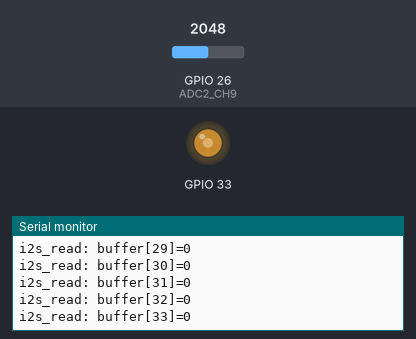
Recording of a sketch running on a simulated ESP32. Shown: output pins drawn as LEDs (lit = HIGH), the last lines printed to the serial monitor. The inputs (shaded band) are chosen by the test bench; at power-on: GPIO 26 (ADC2_CH9) = 2048. I2S audio is not simulated (input reads silence).

Above: at 1.3 s.
1.4 s: GPIO 26 (ADC2_CH9) set to 1038
At 2.0 s:
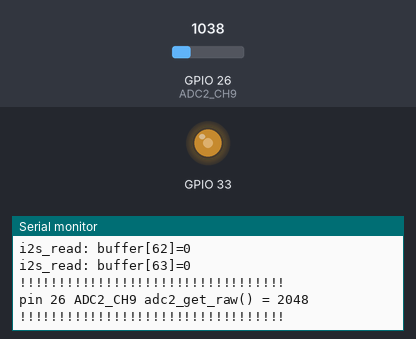
5.7 s: GPIO 26 (ADC2_CH9) set to 969
At 6.7 s:
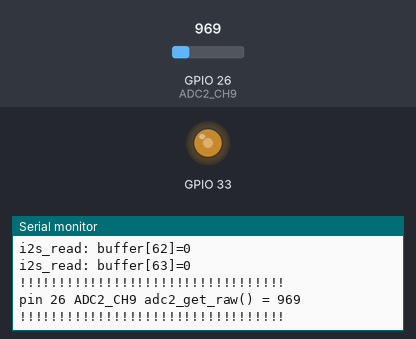
Timing chart, 0 to 8.7 s (numbered marks = the images above; inputs shaded):
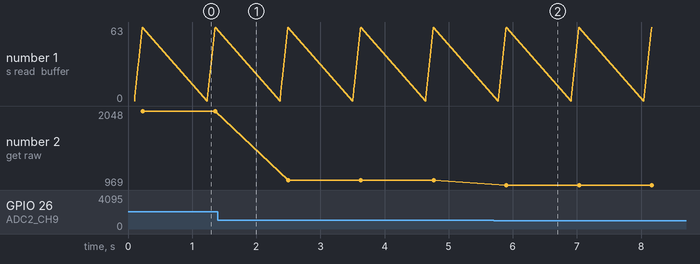

Measured:
- after the input at 5.7 s, the serial monitor: prints a new line after 0.20 s (image 2)
- plotted number 2: 2048 → 1038 after the input at 1.4 s, 1038 → 969 after the input at 5.7 s

The sketch:

issue_4782.ino
```cpp
/*
Hello.
I have the same problem.
I am looking for a solution to this problem.

Pin usage:
32: i2s_adc(input)
33: pwm_10kHz(output)
26: analog(input)

Pin Connection
Variable resistor on 26
Connect 32 and 33

Environments:
Arduino 1.8.15
Espressif Systems version 2.0.2 (latest version shown in Board Manager)
Board used: ESP32-DevKitC-32E (4MB)

If you comment out "int unsigned value = analogRead(26);" in "dmaRead()", the pulse is output normally.
Otherwise, the output will only be 4096. (code below)
*/

#include <driver/i2s.h>

#define I2S_SAMPLE_RATE 20000

  #define ADC_INPUT ADC1_CHANNEL_4 //pin 32

void i2sInit(){
  i2s_config_t i2s_config = {
  .mode = (i2s_mode_t)(I2S_MODE_MASTER | I2S_MODE_RX | I2S_MODE_ADC_BUILT_IN),
  //.mode = (i2s_mode_t)(I2S_MODE_MASTER | I2S_MODE_RX),
  .sample_rate = I2S_SAMPLE_RATE,
  .bits_per_sample = I2S_BITS_PER_SAMPLE_16BIT,
  .channel_format = I2S_CHANNEL_FMT_ONLY_RIGHT,
  .communication_format = I2S_COMM_FORMAT_STAND_I2S,
  .intr_alloc_flags = ESP_INTR_FLAG_LEVEL1,
  .dma_buf_count = 4,
  .dma_buf_len = 32,
  .use_apll = false,
  .tx_desc_auto_clear = false,
  .fixed_mclk = 0
  };


  //int raw_out;
  //Serial.printf("BEFORE I2S INSTALL\n");
  //Serial.printf("ADC1_CH7 analogRead(35) = %d\n", analogRead(35));
  //Serial.printf("ADC2_CH9 analogRead(26) = %d\n", analogRead(26)); // Without this the I2S reads junk
  //Serial.printf("pin 35 ADC1_CH7 adc1_get_raw() = %d\n", adc1_get_raw(ADC1_CHANNEL_7));
  //adc2_get_raw(ADC2_CHANNEL_9, ADC_WIDTH_BIT_12, &raw_out);
  //Serial.printf("pin 26 ADC2_CH9 adc2_get_raw() = %d\n", raw_out);


  i2s_driver_install(I2S_NUM_0, &i2s_config, 0, NULL);
  i2s_set_adc_mode(ADC_UNIT_1, ADC_INPUT);
  i2s_adc_enable(I2S_NUM_0);
}

void dmaRead(){
  //I2S
  uint16_t buffer[64];
  size_t bytes_read;

  i2s_read(I2S_NUM_0, &buffer, sizeof(buffer), &bytes_read, 15);

  Serial.printf("i2s_read %d bytes\n", bytes_read);
  for(int i = 0; i < bytes_read/sizeof(uint16_t); i ++){
    Serial.printf("i2s_read: buffer[%d]=%d\n", i, buffer[i]&0xFFF);
    //Serial.printf("[%d]=%d\n", i, buffer[i]&0xFFF);
  }

  //Analog
  int raw_out;
  Serial.printf("!!!!!!!!!!!!!!!!!!!!!!!!!!!!!!!!!!\n");
  //Serial.printf("ADC1_CH7 analogRead(35) = %d\n", analogRead(35));
  //Serial.printf("ADC2_CH9 analogRead(26) = %d\n", analogRead(26));
  //Serial.printf("pin 35 ADC1_CH7 adc1_get_raw() = %d\n", adc1_get_raw(ADC1_CHANNEL_7));
  adc2_get_raw(ADC2_CHANNEL_9, ADC_WIDTH_BIT_12, &raw_out);
  Serial.printf("pin 26 ADC2_CH9 adc2_get_raw() = %d\n", raw_out);
  Serial.printf("!!!!!!!!!!!!!!!!!!!!!!!!!!!!!!!!!!\n");
  Serial.printf("\n");

}

void setup() {
//Serial
Serial.begin(115200);

//PWM
pinMode(33, OUTPUT);
ledcSetup(0, 5000, 8);
ledcAttachPin(33, 0);
delay(100);
ledcWrite(0, 128);

//I2S
i2sInit();

//analogRead
//pinMode(26, ANALOG); // ADC2_CH9
//pinMode(35, ANALOG); // ADC1_CH7
}

void loop() {
dmaRead();
delay(1000);
}
```
